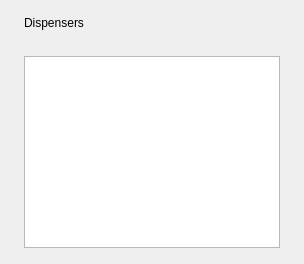
<?xml version="1.0" encoding="UTF-8"?>
<ui version="4.0">
 <class>DispensersPage</class>
 <widget class="QWidget" name="DispensersPage">
  <layout class="QVBoxLayout" name="dispensersLayout" stretch="0,0,1">
   <property name="leftMargin"><number>24</number></property>
   <property name="topMargin"><number>16</number></property>
   <property name="rightMargin"><number>24</number></property>
   <property name="bottomMargin"><number>16</number></property>
   <property name="spacing"><number>6</number></property>
   <item>
    <widget class="QLabel" name="pageTitle">
     <property name="text"><string>Dispensers</string></property>
    </widget>
   </item>
   <item>
    <widget class="QLabel" name="dispensersLink">
    </widget>
   </item>
   <item>
    <widget class="QTableWidget" name="dispensersTable">
    </widget>
   </item>
  </layout>
 </widget>
 <resources/>
 <connections/>
</ui>
